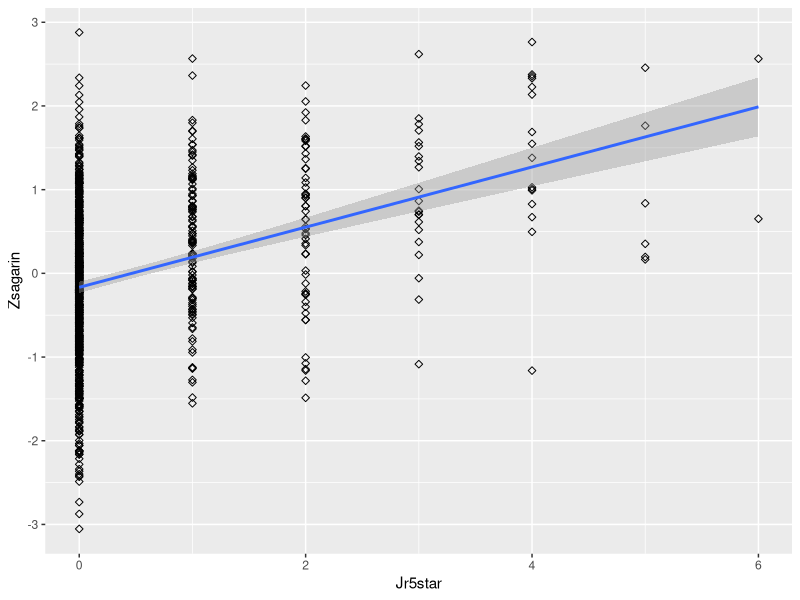
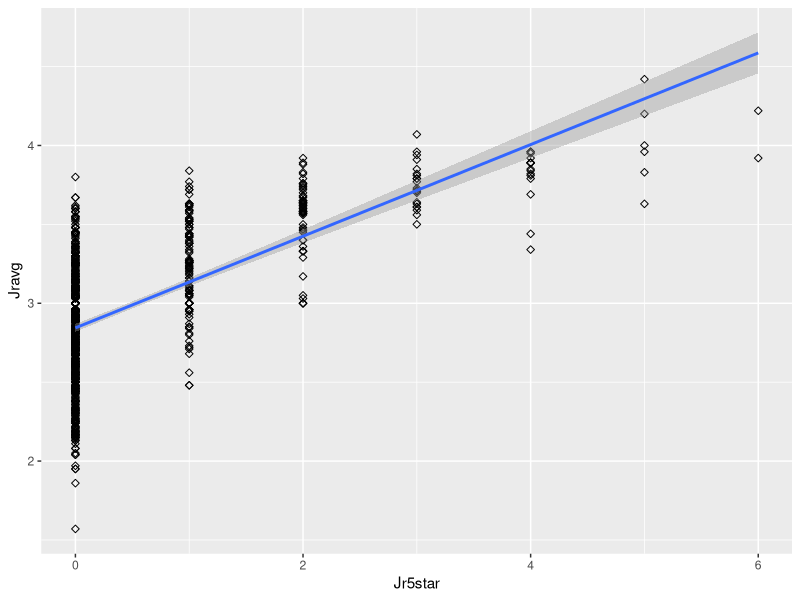
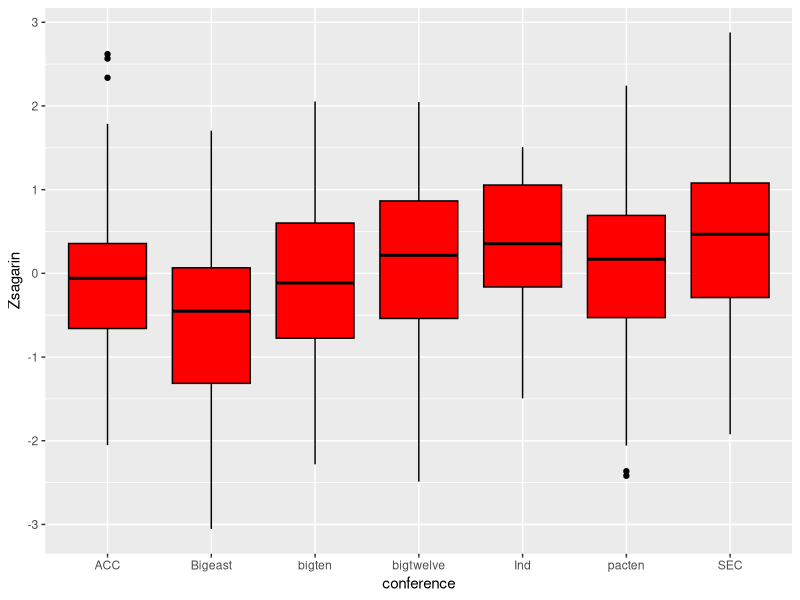
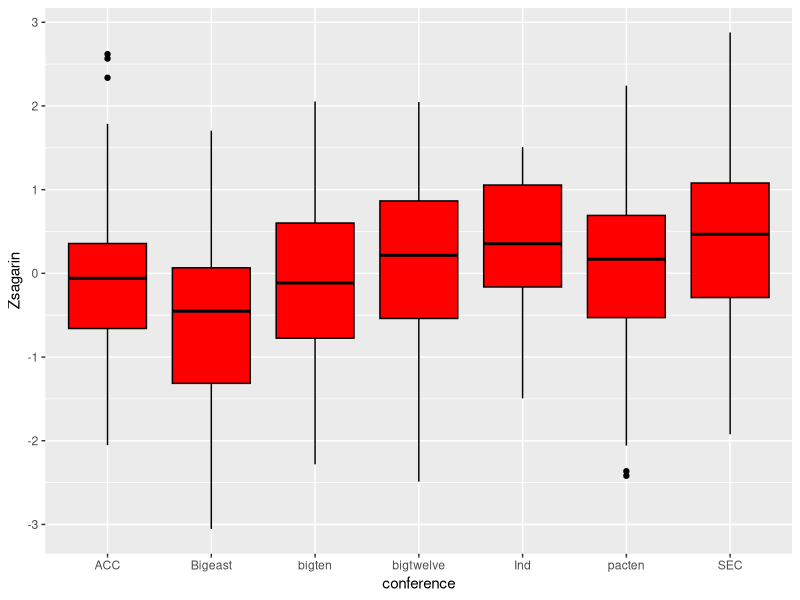
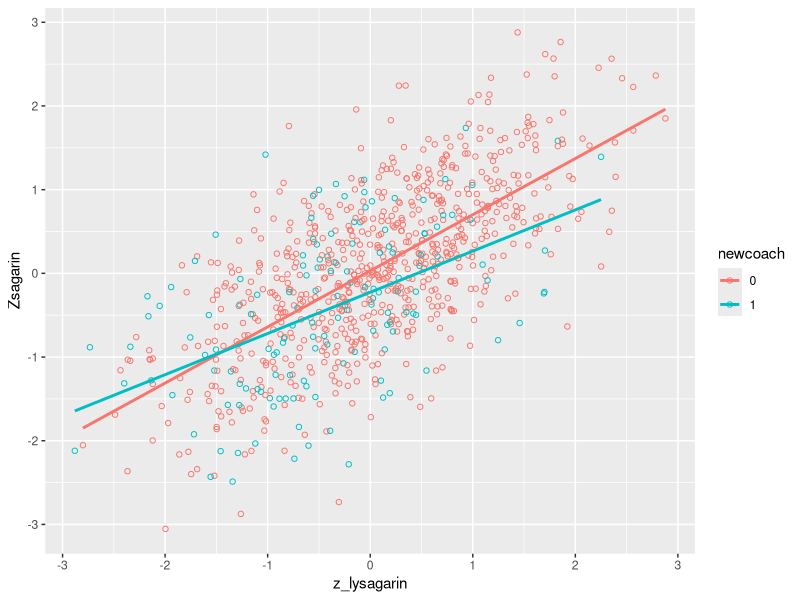
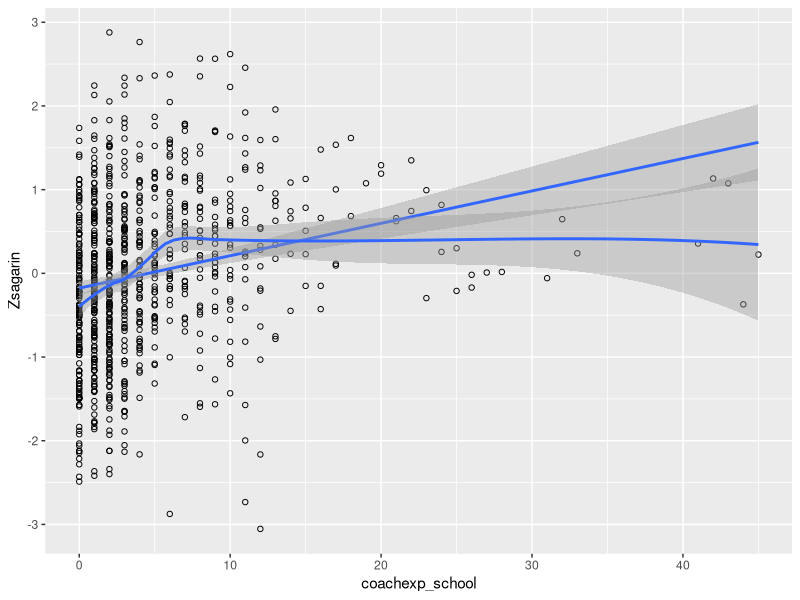
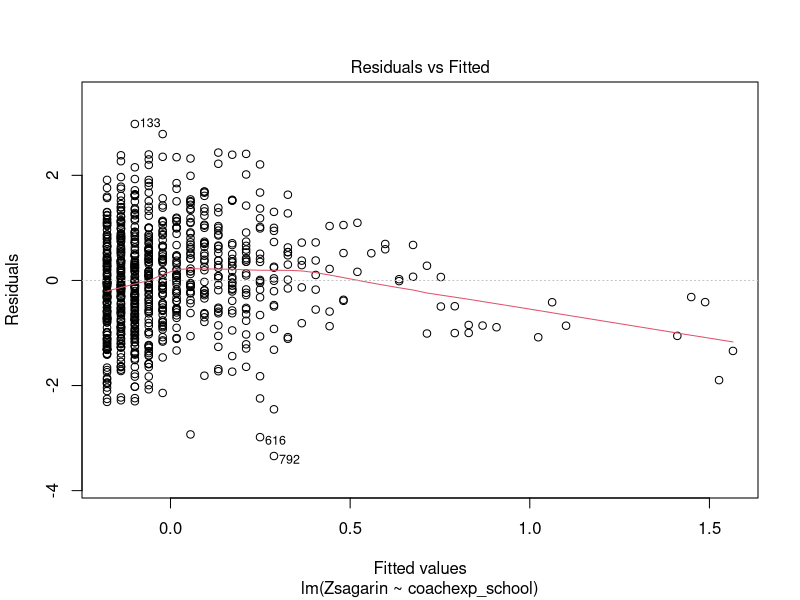
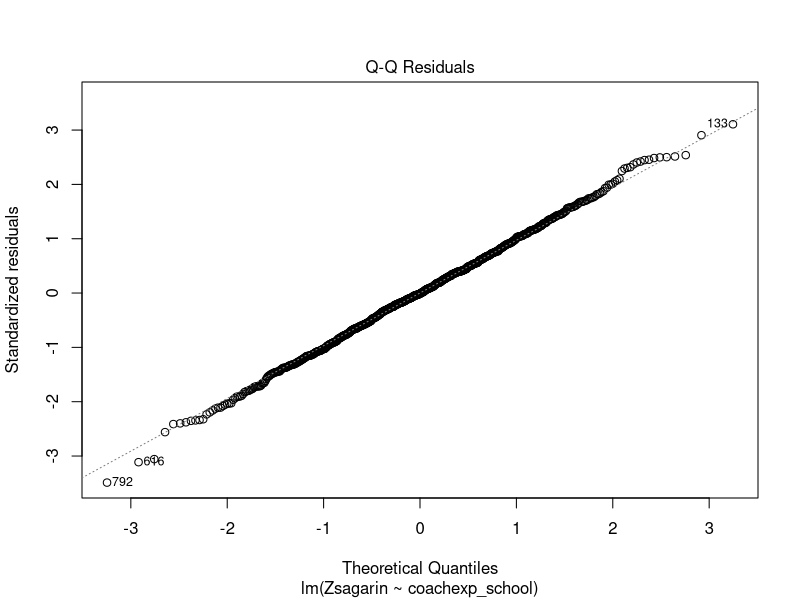

The R source for these figures, in order:
## ---- chunk 1
knitr::opts_chunk$set(echo = TRUE)
## ---- chunk 2
library(readxl)
library(tidyverse)
data <- read_excel("CFB2018completeISLR.xlsx")
## ---- chunk 3
mlr1 <- lm(Zsagarin ~ z_lysagarin + Jravg, data)
summary(mlr1)
## ---- chunk 4
anova(mlr1)
## ---- chunk 5
mlr2 <- lm(Zsagarin ~ Jravg + Jr5star, data)
summary(mlr2)
## ---- chunk 6
anova(mlr2)
## ---- chunk 7
summary(lm(Zsagarin~Jr5star, data))
## ---- chunk 8
ggplot(data, aes(x = Jr5star, y = Zsagarin)) +
  geom_point(shape = 5) +
  geom_smooth(method = lm)


ggplot(data, aes(x = Jr5star, y = Jravg)) +
  geom_point(shape = 5) +
  geom_smooth(method = lm)
## ---- chunk 9
head(data$conference)
## ---- chunk 10
ggplot(data, aes(x = conference, y = Zsagarin)) +
  geom_boxplot(color = "black", fill = "red")
## ---- chunk 11
ggplot(data, aes(x = conference, y = Zsagarin)) +
  geom_boxplot(color = "black", fill = "red")
## ---- chunk 12
conferencemodel <- lm(Zsagarin ~ conference, data)
summary(conferencemodel)
## ---- chunk 13
additive.model <- lm(Zsagarin ~ z_lysagarin + retoff, data)
summary(additive.model)
## ---- chunk 14
int.model <- lm(Zsagarin ~ z_lysagarin + retoff + z_lysagarin:retoff, data) # gives interaction z_lysagarin:retoff, interaction term
summary(int.model)
## ---- chunk 15
attach(data)
newcoach <- ifelse(coachexp_school == 0, 1, 0) # condition ==, if 0 put a 1, else 0
mlrboth <- lm(Zsagarin ~ z_lysagarin + newcoach + z_lysagarin:newcoach, data)
summary(mlrboth)
## ---- chunk 16
newcoach <- as.factor(newcoach)
ggplot(data, aes(x = z_lysagarin, y = Zsagarin, color = newcoach)) +
  geom_point(shape = 1) +
  geom_smooth(method = "lm", se = F)
## ---- chunk 17
mlr.combinations <- lm(Zsagarin ~ z_lysagarin + conference + conference*z_lysagarin) 
summary(mlr.combinations)
## ---- chunk 18
experience.model <- lm(Zsagarin ~ coachexp_school) 
summary(experience.model)
## ---- chunk 19
ggplot(data, aes(x = coachexp_school, y = Zsagarin)) +
  geom_point(shape = 1) +
  geom_smooth(method = "lm") +
  geom_smooth(method = "loess")
## ---- chunk 20
plot(experience.model)
## ---- chunk 21
experience.quadratic.model <- lm(Zsagarin ~ coachexp_school + I(coachexp_school^2), data) 
summary(experience.quadratic.model)
## ---- chunk 22
# library(broom)
# soup <- augment(experience.quadratic.model)
#  ggplot(soup, aes(y = Zsagarin, x = .fitted)) +
#    geom_point()
# 
## ---- chunk 23
plot(experience.quadratic.model)
## ---- chunk 24
pow <- .5

data$exp.power <- (data$coachexp_school + 0.01)^pow
ggplot(data, aes(x = exp.power, y = Zsagarin)) +
  geom_point(shape = 1) +
  geom_smooth(method = "lm")
## ---- chunk 25
plot(data$Fr5star, data$Zsagarin)
## ---- chunk 26
x <- lm(data$Zsagarin ~ data$Fr5star)
par(mfrow = c(2,2)) #shows then in a matrix
plot(x)
## ---- chunk 27
summary(data$Zsagarin)
## ---- chunk 28
pow <- 1/5
data$Zsagarint <- (3.06 + data$Zsagarin)^pow
plot(data$Fr5star, data$Zsagarin, main = "original")
plot(data$Fr5star, data$Zsagarint, main = "Transformed")
x2 <- lm(data$Zsagarint ~ data$Fr5star)
par(mfrow = c(2, 2))
## ---- chunk 29
par(mfrow = c(2,2))
plot(x2)
## ---- chunk 30
x3 <- lm(data$Zsagarint ~ data$Fr5star + I(data$Fr5star^2))
par(mfrow = c(2,2))
plot(x3)
## ---- chunk 31
a <- lm(Zsagarin ~ Fravg + Soavg + Jravg +  Sravg + Rssravg, data)
summary(a)
## ---- chunk 32
pairs(~Fravg + Soavg + Jravg +  Sravg + Rssravg, data)
## ---- chunk 33
library(car)
vif(a)
## ---- chunk 34
a <- lm(Zsagarin ~ Fravg + Soavg + Jravg + Rssravg, data)
summary(a)
vif(a)
## ---- chunk 35
a <- lm(Zsagarin ~ Fravg + Jravg + Soavg , data)
summary(a)
vif(a)
## ---- chunk 36
par(mfrow = c(2,2))
plot(a)
## ---- chunk 37
data[586,1:10]
data[586,11:20]
## ---- chunk 38
data2 <- data[-586, ]

a <- lm(Zsagarin ~ Fravg + Jravg + Soavg , data2)
summary(a)
vif(a)
